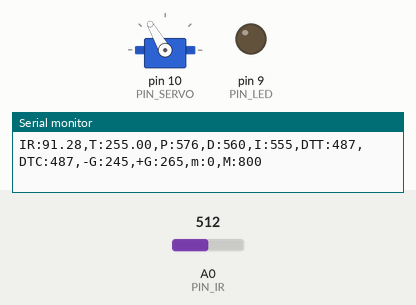
Simulated run of this sketch. Board: Arduino Uno, built with avr-gcc and run on an emulated ATmega328P. Shown: servo, output pins drawn as LEDs (lit = HIGH), the last lines printed to the serial monitor. The inputs (shaded band) are chosen by the test bench; at power-on: A0 (PIN_IR) = 512.

Above: at 1.2 s.
1.3 s: A0 (PIN_IR) set to 306
At 3.53 s:
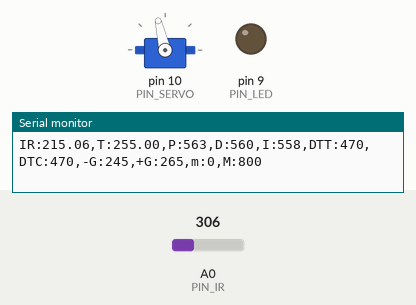
4.3 s: A0 (PIN_IR) set to 190
At 7.1 s:
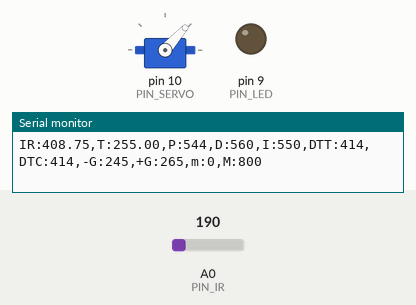
7.3 s: A0 (PIN_IR) set to 0
10.3 s: A0 (PIN_IR) set to 320
At 10.5 s:
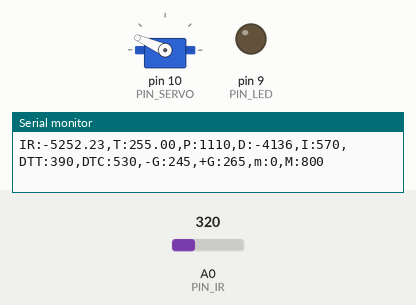
Timing chart, 0 to 13.7 s (numbered marks = the images above; inputs shaded):
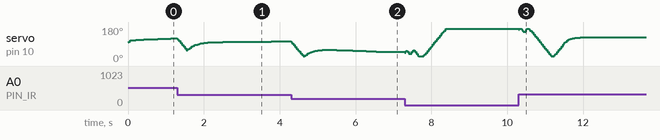

The sketch:

PID.ino
```cpp
#include <Servo.h>     // [20213066] 서보모터 라이브러리 사용

/////////////////////////////
// Configurable parameters //
/////////////////////////////

// Arduino pin assignment
#define PIN_LED 9          // [20200000] LED 핀 정의
#define PIN_SERVO 10       // [20213069] servo 핀 정의
#define PIN_IR A0      // [20213077] analong 핀 정의

// Framework setting
#define _DIST_TARGET 255  // [20213080] 멈추려는 목표거리 정의
#define _DIST_MIN 100 // [20213058] 측정 최소거리, 플로터 범위
#define _DIST_MAX 310    // [20213065] 측정 최대거리,플로터 범위

// Distance sensor
#define _DIST_ALPHA 0.1

// Servo range
#define _DUTY_MIN 800    // [20213060] 서보 duty 최소값
#define _DUTY_NEU 1550    // [20213064] 서보 duty 중간값
#define _DUTY_MAX 2300    // [20213079] 서보 duty 최댓값

// Servo speed control
#define _SERVO_ANGLE 30       // [20213062] 서보 각도
#define _SERVO_SPEED 50     // [20213075] 서보의 속도

// Event periods
#define _INTERVAL_DIST 20   // [20213058] 거리측정 주기
#define _INTERVAL_SERVO 20    // [20213055] 서보 조정 주기
#define _INTERVAL_SERIAL 100  // [20213058] 시리얼 제어 주기

// PID parameters
#define _KP 2.0   // [20213058]비례이득
#define _KD 155.0     // 미분이득
#define _KI 0.011

#define _ITERM_MAX 200

//////////////////////
// global variables //
//////////////////////

// Servo instance
Servo myservo;    // [20213068] 서보 변수명을 myservo로 선언

// Distance sensor
float dist_target; // location to send the ball
float dist_raw, dist_ema;    // [20213077] 측정값, ema필터 적용값

// Event periods
unsigned long last_sampling_time_dist, last_sampling_time_servo, last_sampling_time_serial;
bool event_dist, event_servo, event_serial; // [20213072] 거리, 서보, 시리얼 측정 여부

// Servo speed control
int duty_chg_per_interval; // [20213058]한 주기 당 제어할 최대 duty값
int duty_target, duty_curr; // [20213055] 목표 pulse주기값, 현재 pulse주기값

// PID variables
float error_curr, error_prev, control, pterm, dterm, iterm;


void setup() {
// initialize GPIO pins for LED and attach servo
pinMode(PIN_LED,OUTPUT);
myservo.attach(PIN_SERVO);

// move servo to neutral position
duty_target = duty_curr = _DUTY_NEU; // [20213075] 초기화
myservo.writeMicroseconds(duty_curr); // [20213078] 서보 중립위치

// initialize serial port
Serial.begin(57600); // [20213058]

// initialize global variables
dist_target = _DIST_TARGET;
dist_raw = dist_ema = ir_distance();
error_curr = error_prev = dist_target - dist_raw;

last_sampling_time_dist = 0; // [20213078] last_sampling_time_dist 초기화
last_sampling_time_servo = 0; // [20213055]
last_sampling_time_serial = 0; // [20213080]

pterm = 558;
dterm = 558;
iterm = -200;

event_dist = event_servo = event_serial = false;

// convert angle speed into duty change per interval.
  duty_chg_per_interval = (float)(_DUTY_MAX - _DUTY_MIN) * _SERVO_SPEED / ((float)_SERVO_ANGLE) * _INTERVAL_SERVO / 1000; // [20213078] 한 주기 당 제어할 최대 duty값 초기화
}


void loop() {
/////////////////////
// Event generator //
/////////////////////
  unsigned long time_curr = millis();
  if(time_curr >= last_sampling_time_dist + _INTERVAL_DIST) {
        last_sampling_time_dist += _INTERVAL_DIST;
        event_dist = true;
  }
  if(time_curr >= last_sampling_time_servo + _INTERVAL_SERVO) {
        last_sampling_time_servo += _INTERVAL_SERVO;
        event_servo = true;
  }
  if(time_curr >= last_sampling_time_serial + _INTERVAL_SERIAL) {
        last_sampling_time_serial += _INTERVAL_SERIAL;
        event_serial = true;
  }
//[20213080]


////////////////////
// Event handlers //
////////////////////

  if(event_dist) {
     event_dist = false; //[20213078]
  // get a distance reading from the distance sensor
      dist_raw = ir_distance_filtered(); // [20213055]
      dist_ema = (1 - _DIST_ALPHA) * dist_ema + _DIST_ALPHA * dist_raw;  //[20213075]

  // PID control logic
    error_curr = dist_target - dist_ema; // [20213075]
    pterm = _KP * error_curr; // [20213078]
    dterm = _KD * (error_curr - error_prev);  //[20213077]
    iterm += _KI * error_curr;

    if(iterm > _ITERM_MAX) iterm = _ITERM_MAX;
    if(iterm < - _ITERM_MAX) iterm = - _ITERM_MAX;

    control = pterm + dterm + iterm; // [20213078]

  // duty_target = f(duty_neutral, control)
    duty_target = _DUTY_NEU + control; // [20213055]

  // keep duty_target value within the range of [_DUTY_MIN, _DUTY_MAX]
  if(duty_target < _DUTY_MIN){
    duty_target = _DUTY_MIN;
  } // [20213080]
  if(duty_target > _DUTY_MAX){
    duty_target = _DUTY_MAX;
  } // [20213080]

   error_prev = error_curr;  // error update
  }

  if(event_servo) {
event_servo = false; // [20213078]

// adjust duty_curr toward duty_target by duty_chg_per_interval
  if(duty_target > duty_curr) {
  duty_curr += duty_chg_per_interval;
  if(duty_curr > duty_target) duty_curr = duty_target;
  }
  else {
  duty_curr -= duty_chg_per_interval;
  if(duty_curr < duty_target) duty_curr = duty_target;

  } // [20213075]

}
  // update servo position
  myservo.writeMicroseconds(duty_curr); // [20213058]


  if(event_serial) {
    event_serial = false;
    Serial.print("IR:");
    Serial.print(dist_ema);
    Serial.print(",T:");
    Serial.print(dist_target);
    Serial.print(",P:");
    Serial.print(map(pterm,-1000,1000,510,610));
    Serial.print(",D:");
    Serial.print(map(dterm,-1000,1000,510,610));
    Serial.print(",I:");
    Serial.print(map(iterm,-1000,1000,510,610));
    Serial.print(",DTT:");
    Serial.print(map(duty_target,1000,2000,410,510));
    Serial.print(",DTC:");
    Serial.print(map(duty_curr,1000,2000,410,510));
    Serial.println(",-G:245,+G:265,m:0,M:800");
// Min :측정 최소거리, Max : 최대거리, Low : 목표구역 최소거리, dist_target :기준이 되는 거리, High : 목표구역 최대거리 값을 시리얼 모니터에 표시

  }
}

float ir_distance(void){ // return value unit: mm
  int a = 101;
  int b = 327;  //267
  float val;
  float volt = float(analogRead(PIN_IR));
  val = ((6762.0/(volt-9.0))-4.0) * 10.0;
  val = 100.0 + 300.0 / (b - a) * (val - a);
  return val;
} // [20213075]

float ir_distance_filtered(void){ // return value unit: mm

  return ir_distance(); // for now, just use ir_distance() without noise filter.
}
```
